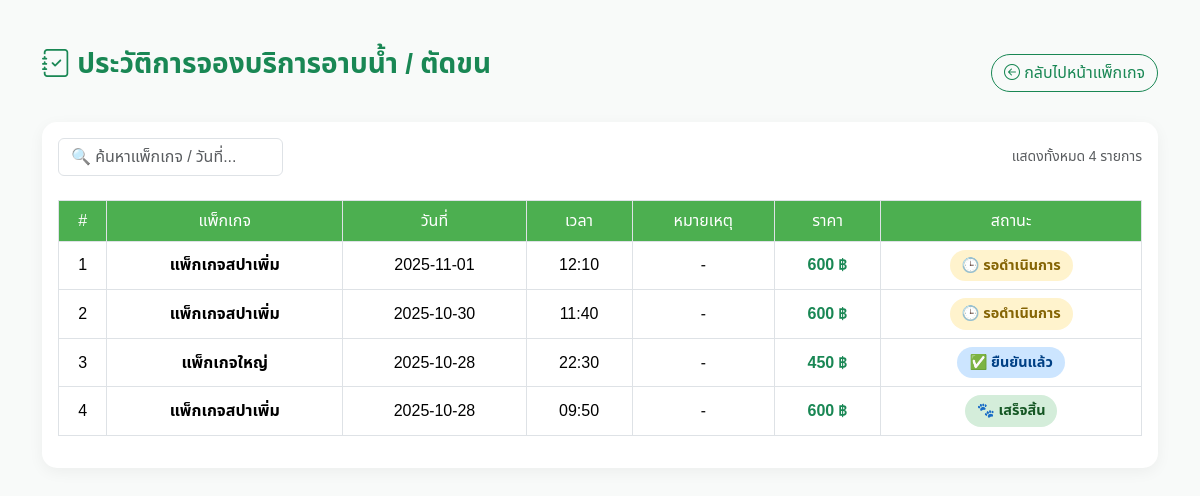
/all_pawpoint/my_bookings.php (signed in), run on the app's committed database.
### tables this page shows
CREATE TABLE `grooming_bookings` (
  `id` int(11) NOT NULL,
  `user_id` int(11) DEFAULT NULL,
  `pet_id` int(11) DEFAULT NULL,
  `package_id` int(11) NOT NULL,
  `booking_date` date NOT NULL,
  `booking_time` time NOT NULL,
  `note` text DEFAULT NULL,
  `status` enum('pending','confirmed','completed','cancelled','no_show') DEFAULT 'pending',
  `before_photo` varchar(255) DEFAULT NULL,
  `after_photo` varchar(255) DEFAULT NULL,
  `created_at` timestamp NOT NULL DEFAULT current_timestamp(),
  `updated_at` timestamp NULL DEFAULT NULL
);

CREATE TABLE `grooming_packages` (
  `id` int(11) NOT NULL,
  `name_th` varchar(100) NOT NULL,
  `description_th` text DEFAULT NULL,
  `weight_min` decimal(5,2) DEFAULT 0.00,
  `weight_max` decimal(5,2) DEFAULT 0.00,
  `price` decimal(10,2) NOT NULL,
  `is_active` tinyint(1) DEFAULT 1,
  `created_at` timestamp NOT NULL DEFAULT current_timestamp()
);

### all_pawpoint/my_bookings.php (the view, shortened to what this page needs)
<?php
require_once '../myadmin/config/db.php';
$user_id = $_SESSION['user_id'];
$stmt = $conn->prepare("
  SELECT gb.*, gp.name_th, gp.price
  FROM grooming_bookings gb
  LEFT JOIN grooming_packages gp ON gb.package_id = gp.id
  WHERE gb.user_id = ?
  ORDER BY gb.booking_date DESC, gb.booking_time DESC
");
$stmt->execute([$user_id]);
$bookings = $stmt->fetchAll(PDO::FETCH_ASSOC);
?>
<!doctype html>
<html lang="th">
<head>
  <link href="https://cdn.jsdelivr.net/npm/bootstrap@5.3.3/dist/css/bootstrap.min.css" rel="stylesheet">
  <link href="https://cdn.jsdelivr.net/npm/bootstrap-icons@1.11.3/font/bootstrap-icons.css" rel="stylesheet">
</head>
<body>
  <div class="container py-5">
    <div class="d-flex justify-content-between align-items-center mb-4 flex-wrap">
      <h3 class="text-success mb-3">
        <i class="bi bi-journal-check"></i> ประวัติการจองบริการอาบน้ำ / ตัดขน
      </h3>
      <a href="grooming_service.php" class="btn btn-outline-success">
        <i class="bi bi-arrow-left-circle"></i> กลับไปหน้าแพ็กเกจ
      </a>
    </div>
    <?php if (empty($bookings)): ?>
      <div class="alert alert-info text-center shadow-sm">
        <i class="bi bi-info-circle"></i> ยังไม่มีการจองในระบบ
      </div>
    <?php else: ?>
      <div class="card p-3">
        <div class="filter-bar">
          <div>
            <input type="text" id="searchInput" class="form-control" placeholder="🔍 ค้นหาแพ็กเกจ / วันที่...">
          </div>
          <div class="text-muted small mt-2 mt-md-0">
            แสดงทั้งหมด <?= count($bookings) ?> รายการ
          </div>
        </div>
        <div class="table-responsive">
          <table class="table table-bordered table-hover align-middle" id="bookingTable">
            <thead>
              <tr>
                <th>#</th>
                <th>แพ็กเกจ</th>
                <th>วันที่</th>
                <th>เวลา</th>
                <th>หมายเหตุ</th>
                <th>ราคา</th>
                <th>สถานะ</th>
              </tr>
            </thead>
            <tbody>
              <?php $i = 1;
              foreach ($bookings as $b): ?>
                <?php
                $status = $b['status'] ?? 'pending';
                $map = [
                  'pending' => ['🕒 รอดำเนินการ', 'pending'],
                  'confirmed' => ['✅ ยืนยันแล้ว', 'confirmed'],
                  'completed' => ['🐾 เสร็จสิ้น', 'completed'],
                  'cancelled' => ['❌ ยกเลิก', 'cancelled']
                ];
                ?>
                <tr>
                  <td><?= $i++ ?></td>
                  <td class="fw-semibold"><?= htmlspecialchars($b['name_th']) ?></td>
                  <td><?= htmlspecialchars($b['booking_date']) ?></td>
                  <td><?= htmlspecialchars(substr($b['booking_time'], 0, 5)) ?></td>
                  <td><?= htmlspecialchars($b['note'] ?: '-') ?></td>
                  <td class="fw-bold text-success"><?= number_format($b['price'], 0) ?> ฿</td>
                  <td>
                    <span class="status-badge <?= $map[$status][1] ?>">
                      <?= $map[$status][0] ?>
                    </span>
                  </td>
                </tr>
              <?php endforeach; ?>
            </tbody>
          </table>
        </div>
      </div>
    <?php endif; ?>
  </div>
</body>
</html>

### all_pawpoint/my_bookings.php (style rules this page uses)
body { background: #f8faf9; font-family: 'Noto Sans Thai', sans-serif; color: #333; }
h3 { font-weight: 700; }
.card { border: none; border-radius: 15px; box-shadow: 0 4px 15px rgba(0, 0, 0, 0.05); }
.table th { background-color: #4caf50; color: white; text-align: center; font-weight: 500; }
.table td { text-align: center; vertical-align: middle; background: #fff; }
.status-badge { display: inline-flex; align-items: center; gap: 6px; border-radius: 25px; padding: 5px 12px; font-size: 0.9rem; font-weight: 600; }
.pending { background: #fff3cd; color: #856404; }
.confirmed { background: #cce5ff; color: #004085; }
.completed { background: #d4edda; color: #155724; }
.filter-bar { display: flex; justify-content: space-between; align-items: center; margin-bottom: 1.5rem; flex-wrap: wrap; }
.filter-bar input { max-width: 250px; }
.btn-outline-success { border-radius: 30px; }

### data on the page
grooming_bookings: package.name_th "แพ็กเกจสปาเพิ่ม", booking_date "2025-11-01", booking_time "12:10", note "-", package.price "600", status "🕒 รอดำเนินการ"
grooming_bookings: package.name_th "แพ็กเกจสปาเพิ่ม", booking_date "2025-10-30", booking_time "11:40", note "-", package.price "600", status "🕒 รอดำเนินการ"
grooming_bookings: package.name_th "แพ็กเกจใหญ่", booking_date "2025-10-28", booking_time "22:30", note "-", package.price "450", status "✅ ยืนยันแล้ว"
grooming_bookings: package.name_th "แพ็กเกจสปาเพิ่ม", booking_date "2025-10-28", booking_time "09:50", note "-", package.price "600", status "🐾 เสร็จสิ้น"

### other printed values
count($bookings) "4"
